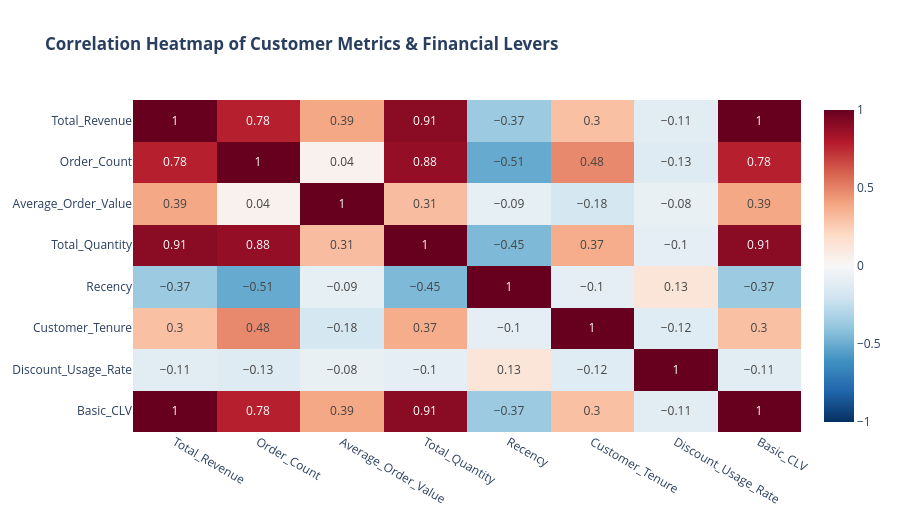

Source (notebook cell):
### Markdown cell above
## 6. Correlation Analysis: Customer Attributes & Financial Value

### Code cell
# Chart 6: Correlation Heatmap of Numeric Customer Features
num_cols = [
    "Total_Revenue", "Order_Count", "Average_Order_Value",
    "Total_Quantity", "Recency", "Customer_Tenure",
    "Discount_Usage_Rate", "Basic_CLV"
]
corr_matrix = df_cust[num_cols].corr().round(2)

fig6 = px.imshow(
    corr_matrix,
    text_auto=True,
    aspect="auto",
    color_continuous_scale="RdBu_r",
    range_color=[-1, 1],
    title="<b>Correlation Heatmap of Customer Metrics & Financial Levers</b>",
)
fig6.update_layout(height=520)
fig6.show()

### Figure 1 — Plotly figure (JSON) as saved in the notebook; plotly's stock layout.template omitted (floating-point values rounded to 4 significant figures)
{"data": [{"coloraxis": "coloraxis", "hovertemplate": "x: %{x}<br>y: %{y}<br>color: %{z}<extra></extra>", "name": "0", "texttemplate": "%{z}", "type": "heatmap", "x": ["Total_Revenue", "Order_Count", "Average_Order_Value", "Total_Quantity", "Recency", "Customer_Tenure", "Discount_Usage_Rate", "Basic_CLV"], "xaxis": "x", "y": ["Total_Revenue", "Order_Count", "Average_Order_Value", "Total_Quantity", "Recency", "Customer_Tenure", "Discount_Usage_Rate", "Basic_CLV"], "yaxis": "y", "z": [[1.0, 0.78, 0.39, 0.91, -0.37, 0.3, -0.11, 1.0], [0.78, 1.0, 0.04, 0.88, -0.51, 0.48, -0.13, 0.78], [0.39, 0.04, 1.0, 0.31, -0.09, -0.18, -0.08, 0.39], [0.91, 0.88, 0.31, 1.0, -0.45, 0.37, -0.1, 0.91], [-0.37, -0.51, -0.09, -0.45, 1.0, -0.1, 0.13, -0.37], [0.3, 0.48, -0.18, 0.37, -0.1, 1.0, -0.12, 0.3], [-0.11, -0.13, -0.08, -0.1, 0.13, -0.12, 1.0, -0.11], [1.0, 0.78, 0.39, 0.91, -0.37, 0.3, -0.11, 1.0]]}], "layout": {"coloraxis": {"autocolorscale": false, "cmax": 1, "cmin": -1, "colorscale": [[0.0, "rgb(5,48,97)"], [0.1, "rgb(33,102,172)"], [0.2, "rgb(67,147,195)"], [0.3, "rgb(146,197,222)"], [0.4, "rgb(209,229,240)"], [0.5, "rgb(247,247,247)"], [0.6, "rgb(253,219,199)"], [0.7, "rgb(244,165,130)"], [0.8, "rgb(214,96,77)"], [0.9, "rgb(178,24,43)"], [1.0, "rgb(103,0,31)"]]}, "height": 520, "title": {"text": "<b>Correlation Heatmap of Customer Metrics & Financial Levers</b>"}, "xaxis": {"anchor": "y", "domain": [0.0, 1.0]}, "yaxis": {"anchor": "x", "autorange": "reversed", "domain": [0.0, 1.0]}}}
